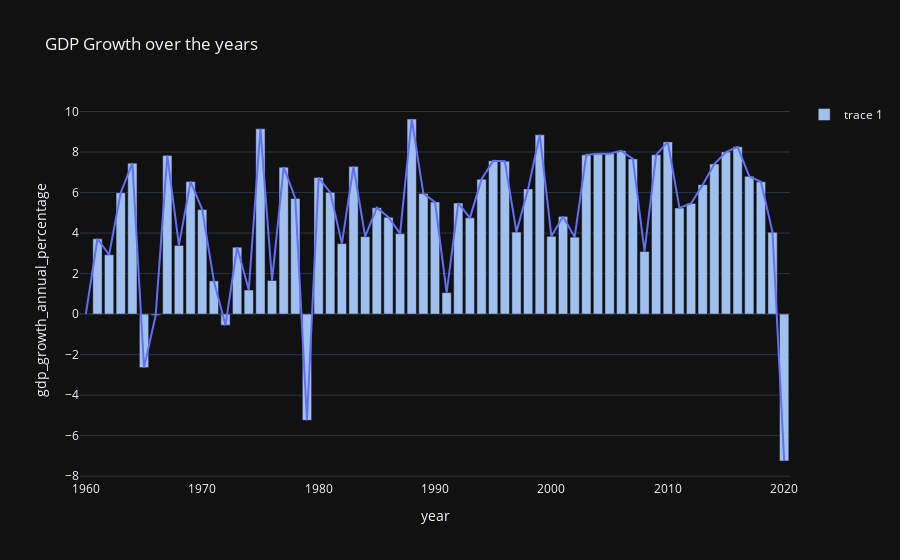

The notebook cell saved with this chart:
### Code cell
fig = px.line(df, x='year', y='gdp_growth_annual_percentage', title='GDP Growth over the years')
fig.add_bar(x=df['year'], y=df['gdp_growth_annual_percentage'], marker_color='#a0c0f0')
fig.show()

### Figure 1 — Plotly figure (JSON) as saved in the notebook; plotly's stock layout.template omitted (floating-point values rounded to 4 significant figures)
{"data": [{"hovertemplate": "year=%{x}<br>gdp_growth_annual_percentage=%{y}<extra></extra>", "legendgroup": "", "line": {"color": "#636efa", "dash": "solid"}, "marker": {"symbol": "circle"}, "mode": "lines", "name": "", "orientation": "v", "showlegend": false, "type": "scatter", "x": [1960, 1961, 1962, 1963, 1964, 1965, 1966, 1967, 1968, 1969, 1970, 1971, 1972, 1973, 1974, 1975, 1976, 1977, 1978, 1979, 1980, 1981, 1982, 1983, 1984, 1985, 1986, 1987, 1988, 1989, 1990, 1991, 1992, 1993, 1994, 1995, 1996, 1997, 1998, 1999, 2000, 2001, 2002, 2003, 2004, 2005, 2006, 2007, 2008, 2009, 2010, 2011, 2012, 2013, 2014, 2015, 2016, 2017, 2018, 2019, 2020], "xaxis": "x", "y": [0, 3.72, 2.93, 5.99, 7.45, -2.64, -0.06, 7.83, 3.39, 6.54, 5.16, 1.64, -0.55, 3.3, 1.19, 9.15, 1.66, 7.25, 5.71, -5.24, 6.74, 6.01, 3.48, 7.29, 3.82, 5.25, 4.78, 3.97, 9.63, 5.95, 5.53, 1.06, 5.48, 4.75, 6.66, 7.57, 7.55, 4.05, 6.18, 8.85, 3.84, 4.82, 3.8, 7.86, 7.92, 7.92, 8.06, 7.66, 3.09, 7.86, 8.5, 5.24, 5.46, 6.39, 7.41, 8, 8.26, 6.8, 6.53, 4.04, -7.25], "yaxis": "y"}, {"marker": {"color": "#a0c0f0"}, "type": "bar", "x": [1960, 1961, 1962, 1963, 1964, 1965, 1966, 1967, 1968, 1969, 1970, 1971, 1972, 1973, 1974, 1975, 1976, 1977, 1978, 1979, 1980, 1981, 1982, 1983, 1984, 1985, 1986, 1987, 1988, 1989, 1990, 1991, 1992, 1993, 1994, 1995, 1996, 1997, 1998, 1999, 2000, 2001, 2002, 2003, 2004, 2005, 2006, 2007, 2008, 2009, 2010, 2011, 2012, 2013, 2014, 2015, 2016, 2017, 2018, 2019, 2020], "y": [0, 3.72, 2.93, 5.99, 7.45, -2.64, -0.06, 7.83, 3.39, 6.54, 5.16, 1.64, -0.55, 3.3, 1.19, 9.15, 1.66, 7.25, 5.71, -5.24, 6.74, 6.01, 3.48, 7.29, 3.82, 5.25, 4.78, 3.97, 9.63, 5.95, 5.53, 1.06, 5.48, 4.75, 6.66, 7.57, 7.55, 4.05, 6.18, 8.85, 3.84, 4.82, 3.8, 7.86, 7.92, 7.92, 8.06, 7.66, 3.09, 7.86, 8.5, 5.24, 5.46, 6.39, 7.41, 8, 8.26, 6.8, 6.53, 4.04, -7.25]}], "layout": {"legend": {"tracegroupgap": 0}, "title": {"text": "GDP Growth over the years"}, "xaxis": {"anchor": "y", "domain": [0, 1], "title": {"text": "year"}}, "yaxis": {"anchor": "x", "domain": [0, 1], "title": {"text": "gdp_growth_annual_percentage"}}}}
